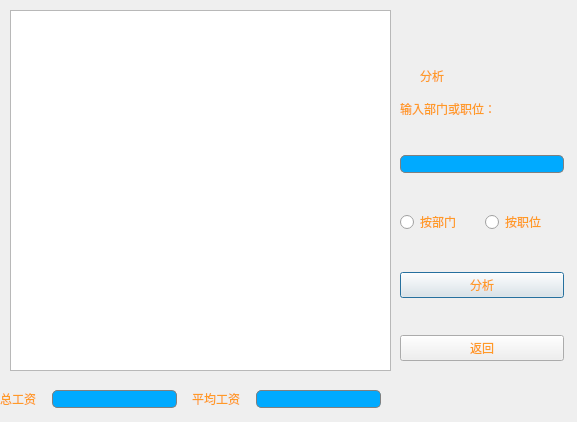
<?xml version="1.0" encoding="UTF-8"?>
<ui version="4.0">
 <class>Analys</class>
 <widget class="QDialog" name="Analys">
  <property name="geometry">
   <rect>
    <x>0</x>
    <y>0</y>
    <width>577</width>
    <height>422</height>
   </rect>
  </property>
  <property name="minimumSize">
   <size>
    <width>577</width>
    <height>422</height>
   </size>
  </property>
  <property name="maximumSize">
   <size>
    <width>577</width>
    <height>422</height>
   </size>
  </property>
  <property name="windowTitle">
   <string>Dialog</string>
  </property>
  <property name="styleSheet">
   <string notr="true">color: rgb(255, 154, 38);
background-image: url(:/resource/photo/Resource/2.jpg);</string>
  </property>
  <widget class="QTableView" name="tableView">
   <property name="geometry">
    <rect>
     <x>10</x>
     <y>10</y>
     <width>381</width>
     <height>361</height>
    </rect>
   </property>
  </widget>
  <widget class="QLabel" name="label_2">
   <property name="geometry">
    <rect>
     <x>420</x>
     <y>60</y>
     <width>111</width>
     <height>31</height>
    </rect>
   </property>
   <property name="layoutDirection">
    <enum>Qt::LeftToRight</enum>
   </property>
   <property name="styleSheet">
    <string notr="true">font: 14pt &quot;楷体&quot;;</string>
   </property>
   <property name="text">
    <string>分析</string>
   </property>
  </widget>
  <widget class="QWidget" name="">
   <property name="geometry">
    <rect>
     <x>400</x>
     <y>100</y>
     <width>164</width>
     <height>261</height>
    </rect>
   </property>
   <layout class="QVBoxLayout" name="verticalLayout">
    <item>
     <widget class="QLabel" name="label">
      <property name="styleSheet">
       <string notr="true">font: 12pt &quot;仿宋&quot;;</string>
      </property>
      <property name="text">
       <string>输入部门或职位：</string>
      </property>
     </widget>
    </item>
    <item>
     <spacer name="verticalSpacer_4">
      <property name="orientation">
       <enum>Qt::Vertical</enum>
      </property>
      <property name="sizeHint" stdset="0">
       <size>
        <width>20</width>
        <height>40</height>
       </size>
      </property>
     </spacer>
    </item>
    <item>
     <widget class="QLineEdit" name="lineEdit">
      <property name="styleSheet">
       <string notr="true">border: 1px solid gray;border-radius:5px; 
padding: 0px 10px 0px 10px;
font: 12pt &quot;仿宋&quot;;
background:rgb(0, 170, 255);
selection-background-color: darkgray;
</string>
      </property>
     </widget>
    </item>
    <item>
     <spacer name="verticalSpacer_3">
      <property name="orientation">
       <enum>Qt::Vertical</enum>
      </property>
      <property name="sizeHint" stdset="0">
       <size>
        <width>20</width>
        <height>40</height>
       </size>
      </property>
     </spacer>
    </item>
    <item>
     <layout class="QHBoxLayout" name="horizontalLayout">
      <item>
       <widget class="QRadioButton" name="radioButton_department">
        <property name="styleSheet">
         <string notr="true">font: 12pt &quot;仿宋&quot;;</string>
        </property>
        <property name="text">
         <string>按部门</string>
        </property>
       </widget>
      </item>
      <item>
       <widget class="QRadioButton" name="radioButton_position">
        <property name="styleSheet">
         <string notr="true">font: 12pt &quot;仿宋&quot;;</string>
        </property>
        <property name="text">
         <string>按职位</string>
        </property>
       </widget>
      </item>
     </layout>
    </item>
    <item>
     <spacer name="verticalSpacer_2">
      <property name="orientation">
       <enum>Qt::Vertical</enum>
      </property>
      <property name="sizeHint" stdset="0">
       <size>
        <width>20</width>
        <height>40</height>
       </size>
      </property>
     </spacer>
    </item>
    <item>
     <widget class="QPushButton" name="pushButton_2">
      <property name="styleSheet">
       <string notr="true">font: 12pt &quot;仿宋&quot;;</string>
      </property>
      <property name="text">
       <string>分析</string>
      </property>
     </widget>
    </item>
    <item>
     <spacer name="verticalSpacer">
      <property name="orientation">
       <enum>Qt::Vertical</enum>
      </property>
      <property name="sizeHint" stdset="0">
       <size>
        <width>20</width>
        <height>40</height>
       </size>
      </property>
     </spacer>
    </item>
    <item>
     <widget class="QPushButton" name="pushButton_back">
      <property name="styleSheet">
       <string notr="true">font: 12pt &quot;仿宋&quot;;</string>
      </property>
      <property name="text">
       <string>返回</string>
      </property>
     </widget>
    </item>
   </layout>
  </widget>
  <widget class="QWidget" name="">
   <property name="geometry">
    <rect>
     <x>0</x>
     <y>380</y>
     <width>381</width>
     <height>38</height>
    </rect>
   </property>
   <layout class="QHBoxLayout" name="horizontalLayout_2">
    <item>
     <widget class="QLabel" name="label_3">
      <property name="styleSheet">
       <string notr="true">font: 12pt &quot;仿宋&quot;;</string>
      </property>
      <property name="text">
       <string>总工资</string>
      </property>
     </widget>
    </item>
    <item>
     <spacer name="horizontalSpacer">
      <property name="orientation">
       <enum>Qt::Horizontal</enum>
      </property>
      <property name="sizeHint" stdset="0">
       <size>
        <width>13</width>
        <height>36</height>
       </size>
      </property>
     </spacer>
    </item>
    <item>
     <widget class="QLineEdit" name="lineEdit_sum">
      <property name="styleSheet">
       <string notr="true">border: 1px solid gray;border-radius:5px; 
padding: 0px 10px 0px 10px;
font: 12pt &quot;仿宋&quot;;
background:rgb(0, 170, 255);
selection-background-color: darkgray;
</string>
      </property>
      <property name="readOnly">
       <bool>true</bool>
      </property>
     </widget>
    </item>
    <item>
     <spacer name="horizontalSpacer_2">
      <property name="orientation">
       <enum>Qt::Horizontal</enum>
      </property>
      <property name="sizeHint" stdset="0">
       <size>
        <width>13</width>
        <height>36</height>
       </size>
      </property>
     </spacer>
    </item>
    <item>
     <widget class="QLabel" name="label_4">
      <property name="styleSheet">
       <string notr="true">font: 12pt &quot;仿宋&quot;;</string>
      </property>
      <property name="text">
       <string>平均工资</string>
      </property>
     </widget>
    </item>
    <item>
     <spacer name="horizontalSpacer_3">
      <property name="orientation">
       <enum>Qt::Horizontal</enum>
      </property>
      <property name="sizeHint" stdset="0">
       <size>
        <width>13</width>
        <height>36</height>
       </size>
      </property>
     </spacer>
    </item>
    <item>
     <widget class="QLineEdit" name="lineEdit_avg">
      <property name="styleSheet">
       <string notr="true">border: 1px solid gray;border-radius:5px; 
padding: 0px 10px 0px 10px;
font: 12pt &quot;仿宋&quot;;
background:rgb(0, 170, 255);
selection-background-color: darkgray;
</string>
      </property>
      <property name="readOnly">
       <bool>true</bool>
      </property>
     </widget>
    </item>
   </layout>
  </widget>
 </widget>
 <resources/>
 <connections/>
</ui>
